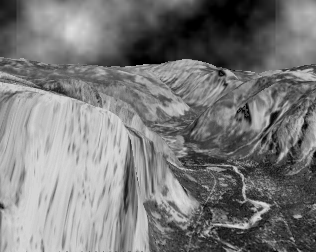
%> input picture Semester2/AutonomousRobotics/Cedric/EmreOzanAlkanOpticalFlowCode/Multi-HS/yos9.tif, 316 x 252 px
$ octave --eval "result = HierarchicalHS;"   (GNU Octave 9; MATLAB toolbox functions it lacks are replaced by stand-ins)
%> lines starting %> are read from the running program, lines starting %| are printed output that depends on the picture
### Semester2/AutonomousRobotics/Cedric/EmreOzanAlkanOpticalFlowCode/Multi-HS/Reduce.m
function smallIm = Reduce(im)
% REDUCE	Compute smaller layer of Gaussian Pyramid

% Sohaib Khan, Feb 16, 2000

%Algo
%Gaussian mask = [0.05 0.25 0.4 0.25 0.05]
% Apply 1d mask to alternate pixels along each row of image
% apply 1d mask to each pixel along alternate columns of resulting image

% the mask that we're going to apply to the image
mask = [0.05 0.25 0.4 0.25 0.05];

% apply the mask to the image (horizontally)
% and take crop the two left-most and right-most columns
hResult = conv2(im, mask);
hResult = hResult(:,3:size(hResult,2)-2);
hResult = hResult(:, 1:2:size(hResult,2));

% apply the mask to the horizontal result (vertically)
% applying transpose of mask
% crop the two top and bottom rows
vResult = conv2(hResult, mask');
vResult = vResult(3:size(vResult,1)-2, :);
vResult = vResult(1:2:size(vResult,1),:);

smallIm = vResult;

### Semester2/AutonomousRobotics/Cedric/EmreOzanAlkanOpticalFlowCode/Multi-HS/HierarchicalHS.m
function [u, v, cert] = HierarchicalHS(im1, im2, numLevels, alpha, iterations, display)
%HIERARCHICALHS Summary of this function goes here
%   Detailed explanation goes here

cert = 0;

%% default parameters
% we check if im1 variable exists on workspace, otherwise we load our
% default images, and set default parameters
if(~exist('im1', 'var'))
    im1 = double(imread('yos9.tif'));
%> im1: size 252x316 double; min 0, max 224, mean 121.7; mean of the top-left, top-right, bottom-left and bottom-right quarters 127.9, 89.6, 178.4, 90.8
    im2 = double(imread('yos10.tif'));
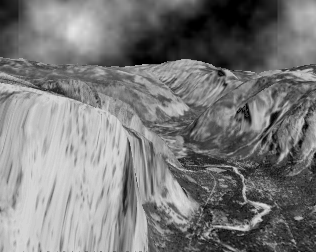
%> input picture Semester2/AutonomousRobotics/Cedric/EmreOzanAlkanOpticalFlowCode/Multi-HS/yos10.tif, 316 x 252 px
%> im2: size 252x316 double; min 0, max 230, mean 122; mean of the top-left, top-right, bottom-left and bottom-right quarters 129.4, 88.6, 178.8, 91.2
    numLevels = 2;
    windowSize = 4;
    iterations = 2;
    display = 0;
end

%% checking

% image size
if (size(im1,1)~=size(im2,1)) | (size(im1,2)~=size(im2,2))
    error('images are not same size');
end;

% graylevel image
if (size(im1,3) ~= 1) | (size(im2, 3) ~= 1)
    error('input should be gray level images');
end;

% check image sizes and crop if not divisible
if (rem(size(im1,1), 2^(numLevels - 1)) ~= 0)
    warning('image will be cropped in height, size of output will be smaller than input!');
    im1 = im1(1:(size(im1,1) - rem(size(im1,1), 2^(numLevels - 1))), :);
    im2 = im2(1:(size(im1,1) - rem(size(im1,1), 2^(numLevels - 1))), :);
end;

if (rem(size(im1,2), 2^(numLevels - 1)) ~= 0)
    warning('image will be cropped in width, size of output will be smaller than input!');
    im1 = im1(:, 1:(size(im1,2) - rem(size(im1,2), 2^(numLevels - 1))));
    im2 = im2(:, 1:(size(im1,2) - rem(size(im1,2), 2^(numLevels - 1))));
end;

%% Build the multiresolution pyramids
% We get reference to im1 and im2 variables, then on attempt to change they will
% become copy of im1 and im2
pyramid1 = im1;
pyramid2 = im2;

% We build the image pyramids like gaussian pyramids
for i=2:numLevels
    im1 = Reduce(im1);
    im2 = Reduce(im2);
    pyramid1(1:size(im1,1), 1:size(im1,2), i) = im1;
    pyramid2(1:size(im2,1), 1:size(im2,2), i) = im2;
end;
%> this loop made 1 pass
%> pass 1, in Reduce, `hResult = conv2(im, mask);`:
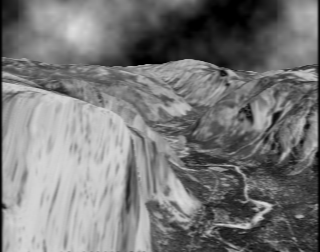
%> hResult: size 252x320 double; min 0, max 221.9, mean 120.2
%> pass 1, in Reduce, `hResult = hResult(:, 1:2:size(hResult,2));`:
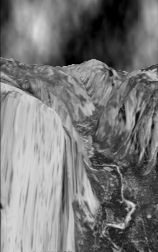
%> hResult: size 252x158 double; min 0, max 221, mean 121.4
%> pass 1, in Reduce, `vResult = conv2(hResult, mask');`:
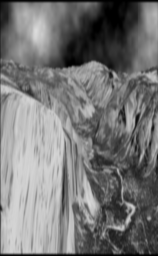
%> vResult: size 256x158 double; min 0, max 219.2, mean 119.5
%> after the loop:
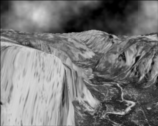
%> im1: size 126x158 double; min 0, max 219.1, mean 121.1
%> after the loop:
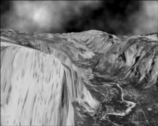
%> im2: size 126x158 double; min 0, max 225.3, mean 121.4

%% optical flow computation

% base level computation
% first guess for the optical flow, so we can feed them to the next steps
disp('Computing Level 1');
baseIm1 = pyramid1(1:(size(pyramid1,1)/(2^(numLevels-1))), 1:(size(pyramid1,2)/(2^(numLevels-1))), numLevels);
baseIm2 = pyramid2(1:(size(pyramid2,1)/(2^(numLevels-1))), 1:(size(pyramid2,2)/(2^(numLevels-1))), numLevels);
%> (the run ends here)
